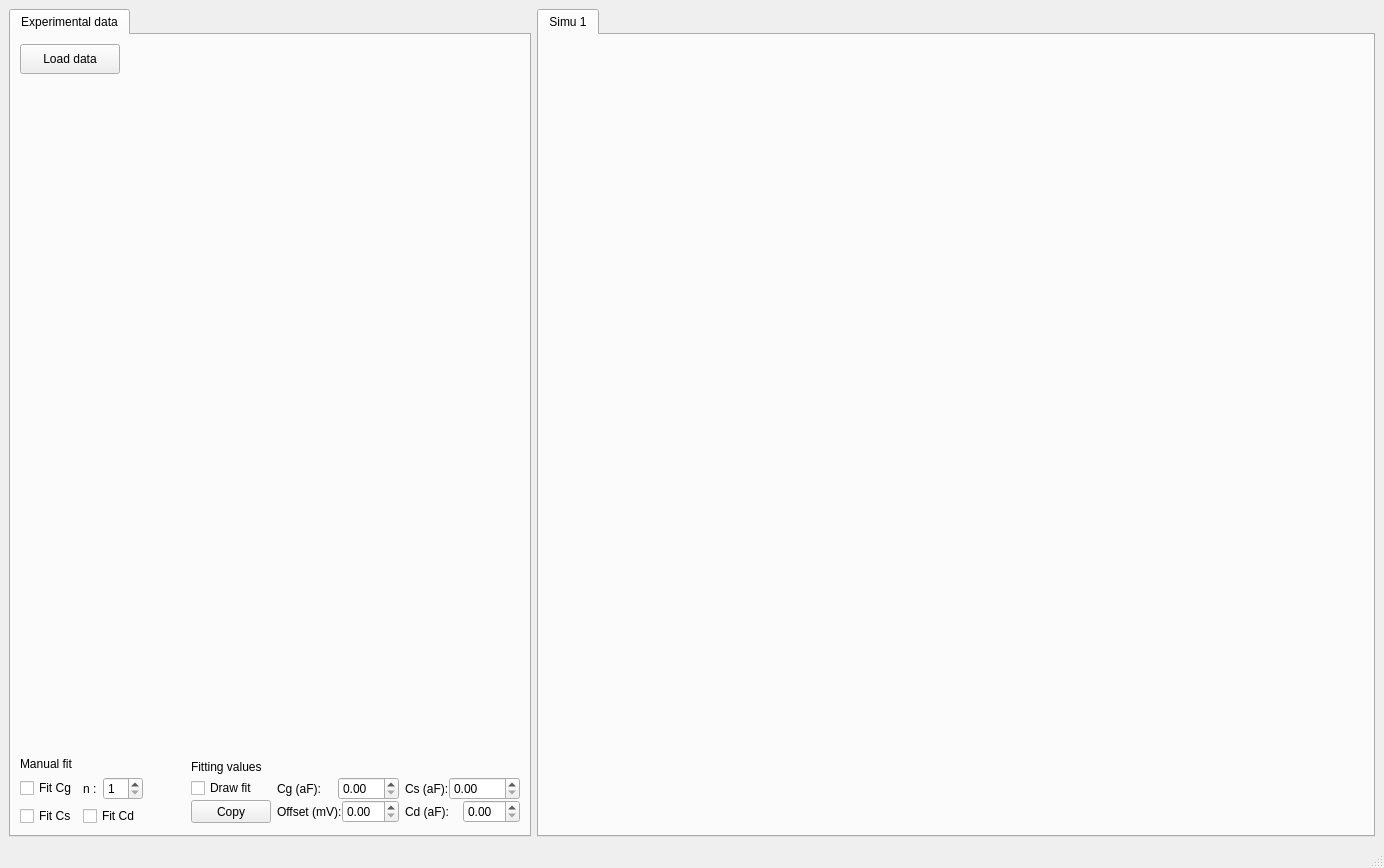
<?xml version="1.0" encoding="UTF-8"?>
<ui version="4.0">
 <class>MainWindow</class>
 <widget class="QMainWindow" name="MainWindow">
  <property name="geometry">
   <rect>
    <x>0</x>
    <y>0</y>
    <width>1384</width>
    <height>868</height>
   </rect>
  </property>
  <property name="minimumSize">
   <size>
    <width>800</width>
    <height>0</height>
   </size>
  </property>
  <property name="windowTitle">
   <string>MainWindow</string>
  </property>
  <widget class="QWidget" name="centralwidget">
   <property name="enabled">
    <bool>true</bool>
   </property>
   <property name="sizePolicy">
    <sizepolicy hsizetype="Preferred" vsizetype="Preferred">
     <horstretch>0</horstretch>
     <verstretch>0</verstretch>
    </sizepolicy>
   </property>
   <layout class="QHBoxLayout" name="horizontalLayout">
    <item>
     <widget class="QSplitter" name="splitter_2">
      <property name="orientation">
       <enum>Qt::Vertical</enum>
      </property>
      <widget class="QTabWidget" name="expTab">
       <property name="currentIndex">
        <number>0</number>
       </property>
       <widget class="QWidget" name="ExpTab">
        <attribute name="title">
         <string>Experimental data</string>
        </attribute>
        <layout class="QGridLayout" name="gridLayout_9">
         <item row="1" column="0">
          <layout class="QGridLayout" name="gridLayout_2">
           <item row="0" column="0">
            <widget class="QWidget" name="mplExp" native="true">
             <property name="minimumSize">
              <size>
               <width>500</width>
               <height>550</height>
              </size>
             </property>
             <property name="maximumSize">
              <size>
               <width>16777215</width>
               <height>16777214</height>
              </size>
             </property>
             <layout class="QVBoxLayout" name="mplvl"/>
            </widget>
           </item>
           <item row="1" column="0">
            <layout class="QHBoxLayout" name="horizontalLayout_9">
             <item>
              <layout class="QGridLayout" name="gridLayout_8" columnstretch="0,0">
               <item row="0" column="0">
                <widget class="QLabel" name="label_8">
                 <property name="maximumSize">
                  <size>
                   <width>1677</width>
                   <height>15</height>
                  </size>
                 </property>
                 <property name="text">
                  <string>Manual fit</string>
                 </property>
                </widget>
               </item>
               <item row="2" column="0">
                <widget class="QCheckBox" name="check_Cs">
                 <property name="maximumSize">
                  <size>
                   <width>75</width>
                   <height>16777215</height>
                  </size>
                 </property>
                 <property name="text">
                  <string>Fit Cs</string>
                 </property>
                </widget>
               </item>
               <item row="2" column="1">
                <widget class="QCheckBox" name="check_Cd">
                 <property name="maximumSize">
                  <size>
                   <width>75</width>
                   <height>16777215</height>
                  </size>
                 </property>
                 <property name="text">
                  <string>Fit Cd</string>
                 </property>
                </widget>
               </item>
               <item row="1" column="1">
                <layout class="QHBoxLayout" name="horizontalLayout_10">
                 <item>
                  <widget class="QLabel" name="label_9">
                   <property name="maximumSize">
                    <size>
                     <width>25</width>
                     <height>16777215</height>
                    </size>
                   </property>
                   <property name="text">
                    <string>n :</string>
                   </property>
                  </widget>
                 </item>
                 <item>
                  <widget class="QSpinBox" name="num_diam_Cg">
                   <property name="maximumSize">
                    <size>
                     <width>40</width>
                     <height>16777215</height>
                    </size>
                   </property>
                   <property name="minimum">
                    <number>1</number>
                   </property>
                  </widget>
                 </item>
                </layout>
               </item>
               <item row="1" column="0">
                <widget class="QCheckBox" name="check_Cg">
                 <property name="maximumSize">
                  <size>
                   <width>75</width>
                   <height>16777215</height>
                  </size>
                 </property>
                 <property name="text">
                  <string>Fit Cg</string>
                 </property>
                </widget>
               </item>
              </layout>
             </item>
             <item>
              <widget class="QLabel" name="label">
               <property name="minimumSize">
                <size>
                 <width>10</width>
                 <height>0</height>
                </size>
               </property>
               <property name="maximumSize">
                <size>
                 <width>100</width>
                 <height>16777215</height>
                </size>
               </property>
               <property name="focusPolicy">
                <enum>Qt::TabFocus</enum>
               </property>
               <property name="text">
                <string/>
               </property>
              </widget>
             </item>
             <item>
              <layout class="QGridLayout" name="gridLayout_10" rowstretch="0,0,0" columnstretch="0,0,0">
               <property name="verticalSpacing">
                <number>0</number>
               </property>
               <item row="0" column="0">
                <widget class="QLabel" name="label_10">
                 <property name="maximumSize">
                  <size>
                   <width>110</width>
                   <height>20</height>
                  </size>
                 </property>
                 <property name="text">
                  <string>Fitting values</string>
                 </property>
                </widget>
               </item>
               <item row="1" column="2">
                <layout class="QHBoxLayout" name="horizontalLayout_11">
                 <item>
                  <widget class="QLabel" name="label_11">
                   <property name="maximumSize">
                    <size>
                     <width>58</width>
                     <height>16777215</height>
                    </size>
                   </property>
                   <property name="text">
                    <string>Cs (aF):</string>
                   </property>
                  </widget>
                 </item>
                 <item>
                  <widget class="QDoubleSpinBox" name="Cs_fit">
                   <property name="maximumSize">
                    <size>
                     <width>16777215</width>
                     <height>16777214</height>
                    </size>
                   </property>
                   <property name="maximum">
                    <double>1001.000000000000000</double>
                   </property>
                  </widget>
                 </item>
                </layout>
               </item>
               <item row="2" column="1">
                <layout class="QHBoxLayout" name="horizontalLayout_12">
                 <item>
                  <widget class="QLabel" name="label_12">
                   <property name="maximumSize">
                    <size>
                     <width>90</width>
                     <height>16777215</height>
                    </size>
                   </property>
                   <property name="text">
                    <string>Offset (mV):</string>
                   </property>
                  </widget>
                 </item>
                 <item>
                  <widget class="QDoubleSpinBox" name="Offset_fit"/>
                 </item>
                </layout>
               </item>
               <item row="2" column="2">
                <layout class="QHBoxLayout" name="horizontalLayout_13">
                 <item>
                  <widget class="QLabel" name="label_13">
                   <property name="maximumSize">
                    <size>
                     <width>58</width>
                     <height>16777215</height>
                    </size>
                   </property>
                   <property name="text">
                    <string>Cd (aF):</string>
                   </property>
                  </widget>
                 </item>
                 <item>
                  <widget class="QDoubleSpinBox" name="Cd_fit"/>
                 </item>
                </layout>
               </item>
               <item row="1" column="0">
                <widget class="QCheckBox" name="check_draw_fit">
                 <property name="maximumSize">
                  <size>
                   <width>110</width>
                   <height>16777215</height>
                  </size>
                 </property>
                 <property name="text">
                  <string>Draw fit</string>
                 </property>
                </widget>
               </item>
               <item row="2" column="0">
                <widget class="QPushButton" name="copy_dataToSim">
                 <property name="minimumSize">
                  <size>
                   <width>0</width>
                   <height>0</height>
                  </size>
                 </property>
                 <property name="maximumSize">
                  <size>
                   <width>110</width>
                   <height>32</height>
                  </size>
                 </property>
                 <property name="text">
                  <string>Copy</string>
                 </property>
                </widget>
               </item>
               <item row="1" column="1">
                <layout class="QHBoxLayout" name="horizontalLayout_14">
                 <item>
                  <widget class="QLabel" name="label_14">
                   <property name="maximumSize">
                    <size>
                     <width>90</width>
                     <height>16777215</height>
                    </size>
                   </property>
                   <property name="text">
                    <string>Cg (aF):</string>
                   </property>
                  </widget>
                 </item>
                 <item>
                  <widget class="QDoubleSpinBox" name="Cg_fit"/>
                 </item>
                </layout>
               </item>
              </layout>
             </item>
            </layout>
           </item>
          </layout>
         </item>
         <item row="0" column="0">
          <widget class="QWidget" name="widget" native="true">
           <property name="maximumSize">
            <size>
             <width>16777215</width>
             <height>30</height>
            </size>
           </property>
           <widget class="QPushButton" name="load_Expdata">
            <property name="geometry">
             <rect>
              <x>0</x>
              <y>0</y>
              <width>100</width>
              <height>30</height>
             </rect>
            </property>
            <property name="maximumSize">
             <size>
              <width>100</width>
              <height>16777215</height>
             </size>
            </property>
            <property name="text">
             <string>Load data</string>
            </property>
           </widget>
          </widget>
         </item>
        </layout>
       </widget>
      </widget>
     </widget>
    </item>
    <item>
     <widget class="QTabWidget" name="simuTab">
      <property name="currentIndex">
       <number>0</number>
      </property>
      <widget class="QWidget" name="Simu1">
       <attribute name="title">
        <string>Simu 1</string>
       </attribute>
       <layout class="QGridLayout" name="gridLayout_4"/>
      </widget>
     </widget>
    </item>
   </layout>
  </widget>
  <widget class="QMenuBar" name="menubar">
   <property name="geometry">
    <rect>
     <x>0</x>
     <y>0</y>
     <width>1384</width>
     <height>31</height>
    </rect>
   </property>
  </widget>
  <widget class="QStatusBar" name="statusbar"/>
 </widget>
 <resources/>
 <connections/>
</ui>
